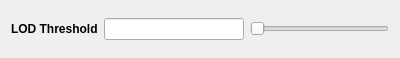
<?xml version="1.0" encoding="UTF-8"?>
<ui version="4.0">
 <class>Form</class>
 <widget class="QWidget" name="Form">
  <property name="geometry">
   <rect>
    <x>0</x>
    <y>0</y>
    <width>400</width>
    <height>58</height>
   </rect>
  </property>
  <property name="windowTitle">
   <string>Form</string>
  </property>
  <layout class="QVBoxLayout" name="verticalLayout">
   <item>
    <layout class="QHBoxLayout" name="horizontalLayout">
     <item>
      <widget class="QLabel" name="text_label">
       <property name="font">
        <font>
         <weight>75</weight>
         <bold>true</bold>
        </font>
       </property>
       <property name="text">
        <string>LOD Threshold</string>
       </property>
       <property name="textFormat">
        <enum>Qt::PlainText</enum>
       </property>
      </widget>
     </item>
     <item>
      <widget class="QLineEdit" name="valuetext_slider_label">
       <property name="sizePolicy">
        <sizepolicy hsizetype="Expanding" vsizetype="Fixed">
         <horstretch>0</horstretch>
         <verstretch>0</verstretch>
        </sizepolicy>
       </property>
       <property name="maximumSize">
        <size>
         <width>150</width>
         <height>16777215</height>
        </size>
       </property>
      </widget>
     </item>
     <item>
      <widget class="QSlider" name="value_slider_pos">
       <property name="orientation">
        <enum>Qt::Horizontal</enum>
       </property>
      </widget>
     </item>
    </layout>
   </item>
  </layout>
 </widget>
 <resources/>
 <connections/>
</ui>
